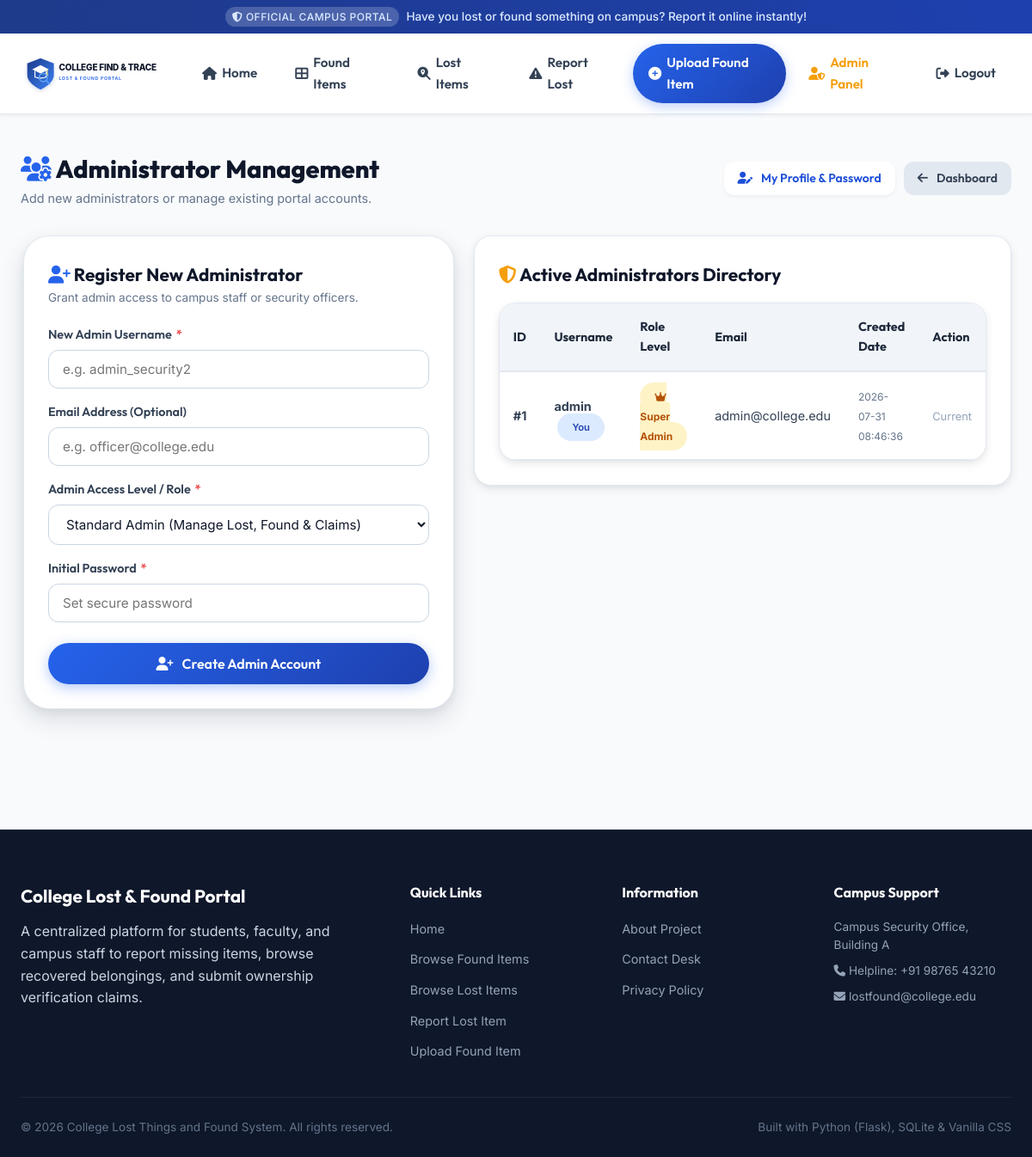
The page /admin/manage-admins (signed in) on the database its author committed.
### tables this page shows
CREATE TABLE Admin (
    id INTEGER PRIMARY KEY AUTOINCREMENT,
    username TEXT NOT NULL UNIQUE,
    password_hash TEXT NOT NULL,
    email TEXT UNIQUE,
    role TEXT DEFAULT 'admin',
    created_at TIMESTAMP DEFAULT CURRENT_TIMESTAMP
);

### routes/admin_routes.py (the view, shortened to what this page needs)
@admin_bp.route('/manage-admins', methods=['GET', 'POST'])
@super_admin_required
def manage_admins():
    admins = get_all_admins()
    return render_template('admin/manage_admins.html', admins=admins)

### models/db_helper.py (called while the page is built)
def get_db_path(app=None):
    if app and app.config.get("DATABASE"):
        return app.config["DATABASE"]
    base_dir = os.path.dirname(os.path.dirname(os.path.abspath(__file__)))
    return os.path.join(base_dir, DB_NAME)

def get_db_connection(db_path=None):
    if db_path is None:
        db_path = get_db_path()
    conn = sqlite3.connect(db_path)
    conn.row_factory = sqlite3.Row
    return conn

def get_all_admins():
    conn = get_db_connection()
    cursor = conn.cursor()
    cursor.execute("SELECT id, username, email, role, created_at FROM Admin ORDER BY id ASC")
    admins = cursor.fetchall()
    conn.close()
    return admins

### routes/admin_routes.py (called while the page is built)
def super_admin_required(f):
    @wraps(f)
    def decorated_function(*args, **kwargs):
        if not session.get('admin_logged_in'):
            flash('Please log in as Administrator to access this page.', 'error')
            return redirect(url_for('admin.login'))
        if session.get('admin_role') != 'super_admin':
            flash('Super Administrator privileges required to access this page.', 'error')
            return redirect(url_for('admin.dashboard'))
        return f(*args, **kwargs)
    return decorated_function

### templates/admin/manage_admins.html (shortened to what this page needs)
{% extends "base.html" %}
{% block content %}
<div class="container">
  <div class="admin-header">
    <div>
      <h1 style="font-family:var(--font-heading); font-size:1.8rem; font-weight:800; color:var(--neutral-900);">
        <i class="fas fa-users-cog" style="color:var(--primary-600);"></i> Administrator Management
      </h1>
      <p style="color:var(--neutral-500); font-size:0.9rem;">Add new administrators or manage existing portal accounts.</p>
    </div>
    <div style="display:flex; gap:10px;">
      <a href="{{ url_for('admin.profile') }}" class="btn btn-sm btn-secondary">
        <i class="fas fa-user-edit"></i> My Profile &amp; Password
      </a>
      <a href="{{ url_for('admin.dashboard') }}" class="btn btn-sm btn-reset">
        <i class="fas fa-arrow-left"></i> Dashboard
      </a>
    </div>
  </div>
  <div class="form-grid" style="align-items:start; margin-bottom:40px;">
    <div class="form-card" style="padding:28px;">
      <div style="margin-bottom:20px;">
        <h3 style="font-family:var(--font-heading); font-size:1.3rem; color:var(--neutral-900);">
          <i class="fas fa-user-plus" style="color:var(--primary-600);"></i> Register New Administrator
        </h3>
        <p style="font-size:0.85rem; color:var(--neutral-500);">Grant admin access to campus staff or security officers.</p>
      </div>
      <form action="{{ url_for('admin.manage_admins') }}" method="POST">
        <div class="form-group" style="margin-bottom:16px;">
          <label class="form-label" for="username">New Admin Username <span class="required">*</span></label>
          <input type="text" id="username" name="username" class="form-control" placeholder="e.g. admin_security2" required>
        </div>
        <div class="form-group" style="margin-bottom:16px;">
          <label class="form-label" for="email">Email Address (Optional)</label>
          <input type="email" id="email" name="email" class="form-control" placeholder="e.g. officer@college.edu">
        </div>
        <div class="form-group" style="margin-bottom:16px;">
          <label class="form-label" for="role">Admin Access Level / Role <span class="required">*</span></label>
          <select id="role" name="role" class="form-control" required>
            <option value="admin">Standard Admin (Manage Lost, Found &amp; Claims)</option>
          </select>
        </div>
        <div class="form-group" style="margin-bottom:24px;">
          <label class="form-label" for="password">Initial Password <span class="required">*</span></label>
          <input type="password" id="password" name="password" class="form-control" placeholder="Set secure password" required>
        </div>
        <button type="submit" class="btn btn-primary" style="width:100%;">
          <i class="fas fa-user-plus"></i> Create Admin Account
        </button>
      </form>
    </div>
    <div style="background:var(--white); border-radius:var(--radius-lg); border:1px solid var(--neutral-200); padding:28px; box-shadow:var(--shadow-md);">
      <h3 style="font-family:var(--font-heading); font-size:1.3rem; color:var(--neutral-900); margin-bottom:16px;">
        <i class="fas fa-shield-halved" style="color:var(--accent-amber);"></i> Active Administrators Directory
      </h3>
      <div class="admin-table-wrapper">
        <table class="admin-table">
          <thead>
            <tr>
              <th>ID</th>
              <th>Username</th>
              <th>Role Level</th>
              <th>Email</th>
              <th>Created Date</th>
              <th>Action</th>
            </tr>
          </thead>
          <tbody>
            {% for adm in admins %}
              <tr>
                <td><strong>#{{ adm.id }}</strong></td>
                <td>
                  <strong>{{ adm.username }}</strong>
                  {% if adm.id == session.get('admin_id') %}
                    <span class="chip" style="font-size:0.7rem; background:var(--primary-100); color:var(--primary-800); margin-left:4px;">You</span>
                  {% endif %}
                </td>
                <td>
                  {% if adm.role == 'super_admin' %}
                    <span class="chip" style="background:#fef3c7; color:#b45309; font-weight:700; font-size:0.75rem;"><i class="fas fa-crown"></i> Super Admin</span>
                  {% else %}
                    <span class="chip" style="background:var(--primary-100); color:var(--primary-800); font-weight:600; font-size:0.75rem;"><i class="fas fa-user-shield"></i> Admin</span>
                  {% endif %}
                </td>
                <td>{{ adm.email or 'N/A' }}</td>
                <td><small style="color:var(--neutral-500);">{{ adm.created_at }}</small></td>
                <td>
                  {% if adm.id != session.get('admin_id') %}
                    <form action="{{ url_for('admin.delete_admin_route', admin_id=adm.id) }}" method="POST" onsubmit="return confirm('Delete administrator {{ adm.username }}?');">
                      <button type="submit" class="btn btn-sm btn-outline-danger" title="Remove Admin">
                        <i class="fas fa-trash"></i> Delete
                      </button>
                    </form>
                  {% else %}
                    <span style="font-size:0.8rem; color:var(--neutral-400);">Current</span>
                  {% endif %}
                </td>
              </tr>
            {% endfor %}
          </tbody>
        </table>
      </div>
    </div>
  </div>
</div>
{% endblock %}

### static/css/style.css (style rules this page uses)
:root { --primary-900: #1e3a8a; --primary-800: #1e40af; --primary-700: #1d4ed8; --primary-600: #2563eb; --primary-500: #3b82f6; --primary-400: #60a5fa; --primary-100: #dbeafe; --primary-50: #eff6ff; --accent-amber: #f59e0b; --accent-emerald: #10b981; --accent-rose: #ef4444; --accent-purple: #8b5cf6; --neutral-900: #0f172a; --neutral-800: #1e293b; --neutral-700: #334155; --neutral-600: #475569; --neutral-500: #64748b; --neutral-400: #94a3b8; --neutral-300: #cbd5e1; --neutral-200: #e2e8f0; --neutral-100: #f1f5f9; --neutral-50: #f8fafc; --white: #ffffff; --font-body: 'Inter', -apple-system, BlinkMacSystemFont, 'Segoe UI', Roboto, sans-serif; --font-heading: 'Outfit', 'Inter', sans-serif; --shadow-sm: 0 2px 4px rgba(15, 23, 42, 0.05); --shadow-md: 0 4px 12px rgba(15, 23, 42, 0.08), 0 2px 4px rgba(15, 23, 42, 0.04); --shadow-lg: 0 12px 28px rgba(15, 23, 42, 0.12), 0 4px 10px rgba(15, 23, 42, 0.06); --shadow-xl: 0 20px 40px rgba(30, 58, 138, 0.18); --shadow-glow: 0 0 25px rgba(59, 130, 246, 0.35); --radius-sm: 8px; --radius-md: 12px; --radius-lg: 20px; --radius-xl: 30px; --radius-full: 9999px; --transition-fast: all 0.2s cubic-bezier(0.4, 0, 0.2, 1); --transition-normal: all 0.3s cubic-bezier(0.4, 0, 0.2, 1); --transition-bounce: all 0.4s cubic-bezier(0.34, 1.56, 0.64, 1); }
*, *::before, *::after { box-sizing: border-box; margin: 0; padding: 0; }
html { scroll-behavior: smooth; font-size: 16px; }
body { font-family: var(--font-body); background-color: var(--neutral-50); color: var(--neutral-800); line-height: 1.6; min-height: 100vh; display: flex; flex-direction: column; overflow-x: hidden; }
a { color: var(--primary-600); text-decoration: none; transition: var(--transition-fast); }
.container { max-width: 1280px; margin: 0 auto; padding: 40px 24px; }
.btn { display: inline-flex; align-items: center; justify-content: center; gap: 10px; font-family: var(--font-heading); font-weight: 600; font-size: 1rem; padding: 14px 28px; border-radius: var(--radius-full); border: none; cursor: pointer; transition: var(--transition-bounce); text-decoration: none; }
.btn-sm { padding: 8px 16px; font-size: 0.875rem; border-radius: var(--radius-md); }
.btn-primary { background: linear-gradient(135deg, var(--primary-600), var(--primary-800)); color: var(--white); box-shadow: 0 4px 15px rgba(37, 99, 235, 0.35); }
.btn-secondary { background: var(--white); color: var(--primary-700); border: 2px solid var(--primary-200); box-shadow: var(--shadow-sm); }
.btn-reset { background: var(--neutral-200); color: var(--neutral-700); }
.form-card { background: var(--white); border-radius: var(--radius-xl); padding: 40px; box-shadow: var(--shadow-lg); border: 1px solid var(--neutral-200); max-width: 800px; margin: 0 auto; }
.form-grid { display: grid; grid-template-columns: 1fr 1fr; gap: 20px; }
.form-group { display: flex; flex-direction: column; gap: 6px; }
.form-label { font-family: var(--font-heading); font-weight: 600; font-size: 0.9rem; color: var(--neutral-700); }
.form-label span.required { color: var(--accent-rose); margin-left: 2px; }
.form-control { font-family: var(--font-body); font-size: 0.95rem; padding: 12px 16px; border-radius: var(--radius-md); border: 1.5px solid var(--neutral-300); background-color: var(--white); color: var(--neutral-900); transition: var(--transition-fast); }
.chip { padding: 8px 16px; border-radius: var(--radius-full); background: var(--neutral-100); color: var(--neutral-700); font-size: 0.875rem; font-weight: 600; cursor: pointer; border: 1px solid transparent; transition: var(--transition-fast); }
.admin-header { display: flex; align-items: center; justify-content: space-between; margin-bottom: 32px; }
.admin-table-wrapper { background: var(--white); border-radius: var(--radius-lg); box-shadow: var(--shadow-md); border: 1px solid var(--neutral-200); overflow-x: auto; }
.admin-table { width: 100%; border-collapse: collapse; text-align: left; font-size: 0.9rem; }
.admin-table th { background: var(--neutral-100); font-family: var(--font-heading); font-weight: 700; color: var(--neutral-800); padding: 16px; border-bottom: 2px solid var(--neutral-200); }
.admin-table td { padding: 16px; border-bottom: 1px solid var(--neutral-200); color: var(--neutral-700); vertical-align: middle; }

### rows shown on the page
Admin: id "1", username "admin", shows "You", role "super_admin" (drawn), email "admin@college.edu", created_at "2026-07-31 08:46:36", shows "Current"
